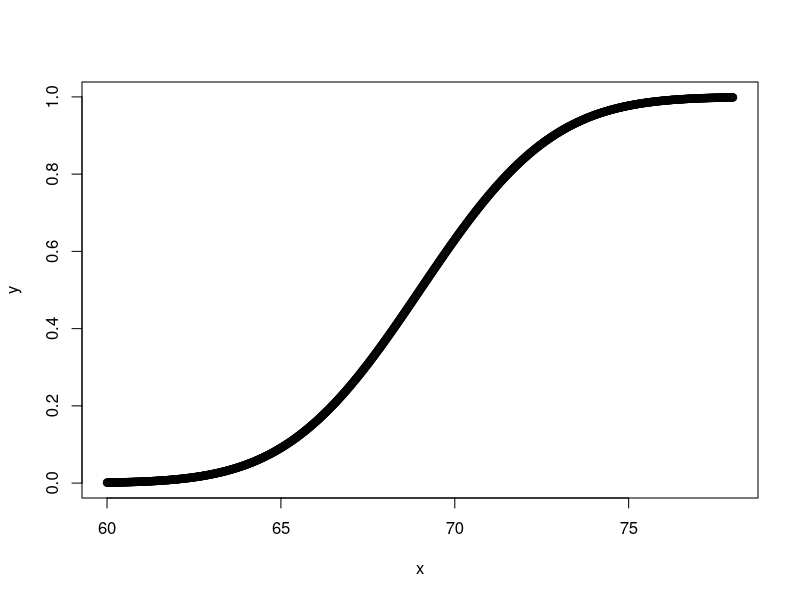
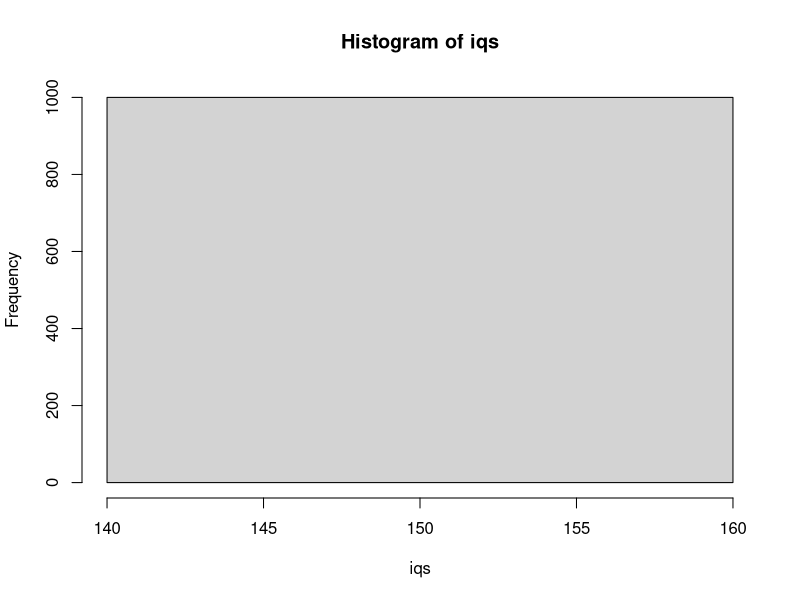

Generate these figures, in order, with R:
library(ggplot2)

# Q1 ----------------------------------------------------------------------
# 1. Assume the distribution of female heights is approximated by a normal distribution
# with a mean of 64 inches and a standard deviation of 3 inches. If we pick a female at 
# random, what is the probability that she is 5 feet or shorter?
pnorm(5*12,64,3)
# 0.09121

# Q2 ----------------------------------------------------------------------
# 2. Assume the distribution of female heights is approximated by a normal distribution 
# with a mean of 64 inches and a standard deviation of 3 inches. If we pick a female at 
# random, what is the probability that she is 6 feet or taller?
1-pnorm(6*12,64,3)
# 0.00383

# Q3 ----------------------------------------------------------------------
# 3. Assume the distribution of female heights is approximated by a normal distribution 
# with a mean of 64 inches and a standard deviation of 3 inches. If we pick a female at 
# random, what is the probability that she is between 61 and 67 inches?
pnorm(67,64,3)-pnorm(61,64,3)
# 0.6827


# Q4 ----------------------------------------------------------------------
# 4. Repeat the exercise above, but convert everything to centimeters. That is, multiply
# every height, including the standard deviation, by 2.54. What is the answer now?
pnorm(67*2.54,64*2.54,3*2.54)-pnorm(61*2.54,64*2.54,3*2.54)
# 0.6827


# Q5 ----------------------------------------------------------------------
# 5. Notice that the answer to the question does not change when you change units. This 
# makes sense since the answer to the question should not be affected by what units we
# use. In fact, if you look closely, you notice that 61 and 64 are both 1 SD away from 
# the average. Compute the probability that a randomly picked, normally distributed 
# random variable is within 1 SD from the average.
# 1 SD
pnorm(1,0,1)-pnorm(-1,0,1)
# 0.6827

# 2SD
pnorm(2,0,1)-pnorm(-2,0,1)
# 0.9545

# 3SD
pnorm(3,0,1)-pnorm(-3,0,1)
# 0.9973

# 6. To see the math that explains why the answers to questions 3, 4, and 5 are the same,
# suppose we have a random variable with average m and standard error s. Suppose we ask
# the probability of X being smaller or equal to a. Remember that, by definition, a is 
# (a−m)/s standard deviations s away from the average m. The probability is:
#   Pr(X≤a)
# Now we subtract m to both sides and then divide both sides by s:
#   Pr((X−m)/s≤(a−m)/s)
# The quantity on the left is a standard normal random variable. 
# It has an average of 0 and a standard error of 1. We will call it Z:
#   Pr(Z≤(a−m)/s)
# So, no matter the units, the probability of X≤a is the same as the probability of a 
# standard normal variable being less than (a−m)/s. If m is the average and s the
# standard error, which of the following R code would give us the right answer in every 
# situation:

# a. mean(X<=a)
# b. pnorm((a - m)/s)
# c. pnorm((a - m)/s, m, s)
# d. pnorm(a)
# (answer = b, pnorm assumed m=0, s=1)


# 7. Imagine the distribution of male adults is approximately normal with an expected 
# value of 69 and a standard deviation of 3. How tall is the male in the 99th percentile
x <- seq(-3, 3, length = 1000) * 3 + 69
y <- pnorm(x,mean=69,sd=3)
plot(x,y)
min(x[y>=0.99])
# 75.98


# 8. The distribution of IQ scores is approximately normally distributed. The average is 
# 100 and the standard deviation is 15. Suppose you want to know the distribution of 
# the highest IQ across all graduating classes if 10,000 people are born each in your 
# school district. Run a Monte Carlo simulation with B=1000 generating 10,000 IQ scores 
# and keeping the highest. Make a histogram.
B=10^3
m=100
s=15

max_iq <- function(){
  x <- seq(-3, 3, length = 10000) * s + m
  y <- pnorm(x,mean=m,sd=s)
  max(x[y>.99])
}

iqs <- replicate(B, max_iq())
hist(iqs)
